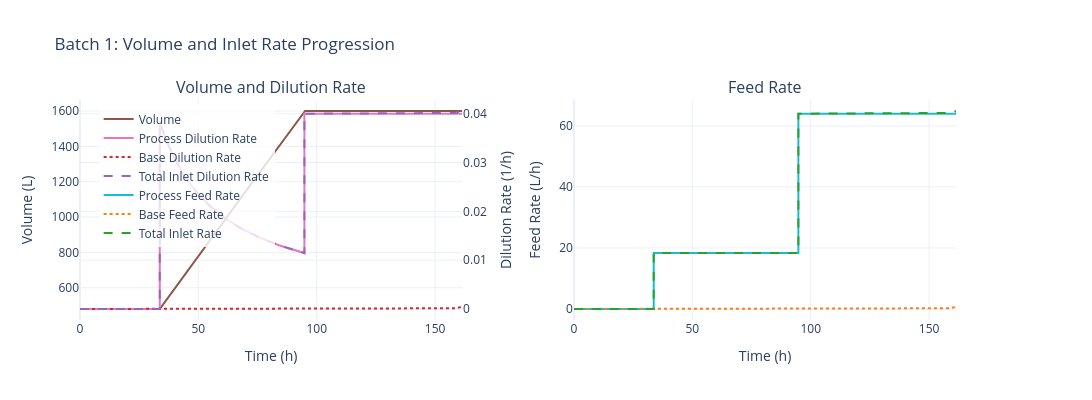

The code cell stored with this chart in its notebook:
### Code cell
baseline_sim.data.plot_volume_feed(batch_number=1)

### Figure 1 — Plotly figure (JSON) as saved in the notebook; plotly's stock layout.template omitted (floating-point values rounded to 4 significant figures; data arrays with more than 128 entries replaced by an {"elided": "..."} marker saying what was removed)
{"data": [{"hovertemplate": "Time: %{x:.1f} h<br>Volume: %{y:.2f} L<extra></extra>", "line": {"color": "#8c564b", "width": 2}, "mode": "lines", "name": "Volume", "type": "scatter", "x": {"elided": "259 float values"}, "xaxis": "x", "y": {"elided": "259 float values"}, "yaxis": "y"}, {"hovertemplate": "Time: %{x:.1f} h<br>D_process: %{y:.4f} 1/h<extra></extra>", "line": {"color": "#e377c2", "width": 2}, "mode": "lines", "name": "Process Dilution Rate", "type": "scatter", "x": {"elided": "259 float values"}, "xaxis": "x", "y": {"elided": "259 float values"}, "yaxis": "y2"}, {"hovertemplate": "Time: %{x:.1f} h<br>D_base: %{y:.4f} 1/h<extra></extra>", "line": {"color": "#d62728", "dash": "dot", "width": 2}, "mode": "lines", "name": "Base Dilution Rate", "type": "scatter", "x": {"elided": "259 float values"}, "xaxis": "x", "y": {"elided": "259 float values"}, "yaxis": "y2"}, {"hovertemplate": "Time: %{x:.1f} h<br>D_total: %{y:.4f} 1/h<extra></extra>", "line": {"color": "#9467bd", "dash": "dash", "width": 2}, "mode": "lines", "name": "Total Inlet Dilution Rate", "type": "scatter", "x": {"elided": "259 float values"}, "xaxis": "x", "y": {"elided": "259 float values"}, "yaxis": "y2"}, {"hovertemplate": "Time: %{x:.1f} h<br>F_process: %{y:.4f} L/h<extra></extra>", "line": {"color": "#17becf", "width": 2}, "mode": "lines", "name": "Process Feed Rate", "type": "scatter", "x": {"elided": "259 float values"}, "xaxis": "x2", "y": {"elided": "259 float values"}, "yaxis": "y3"}, {"hovertemplate": "Time: %{x:.1f} h<br>F_base: %{y:.4f} L/h<extra></extra>", "line": {"color": "#ff7f0e", "dash": "dot", "width": 2}, "mode": "lines", "name": "Base Feed Rate", "type": "scatter", "x": {"elided": "259 float values"}, "xaxis": "x2", "y": {"elided": "259 float values"}, "yaxis": "y3"}, {"hovertemplate": "Time: %{x:.1f} h<br>F_total: %{y:.4f} L/h<extra></extra>", "line": {"color": "#2ca02c", "dash": "dash", "width": 2}, "mode": "lines", "name": "Total Inlet Rate", "type": "scatter", "x": {"elided": "259 float values"}, "xaxis": "x2", "y": {"elided": "259 float values"}, "yaxis": "y3"}], "layout": {"annotations": [{"font": {"size": 16}, "showarrow": false, "text": "Volume and Dilution Rate", "x": 0.205, "xanchor": "center", "xref": "paper", "y": 1, "yanchor": "bottom", "yref": "paper"}, {"font": {"size": 16}, "showarrow": false, "text": "Feed Rate", "x": 0.735, "xanchor": "center", "xref": "paper", "y": 1, "yanchor": "bottom", "yref": "paper"}], "font": {"size": 12}, "height": 400, "legend": {"bgcolor": "rgba(255,255,255,0.8)", "x": 0.02, "y": 0.98}, "showlegend": true, "title": {"text": "Batch 1: Volume and Inlet Rate Progression"}, "width": 1400, "xaxis": {"anchor": "y", "domain": [0, 0.41], "title": {"text": "Time (h)"}}, "xaxis2": {"anchor": "y3", "domain": [0.53, 0.94], "title": {"text": "Time (h)"}}, "yaxis": {"anchor": "x", "domain": [0, 1], "title": {"text": "Volume (L)"}}, "yaxis2": {"anchor": "x", "overlaying": "y", "side": "right", "title": {"text": "Dilution Rate (1/h)"}}, "yaxis3": {"anchor": "x2", "domain": [0, 1], "title": {"text": "Feed Rate (L/h)"}}}}
